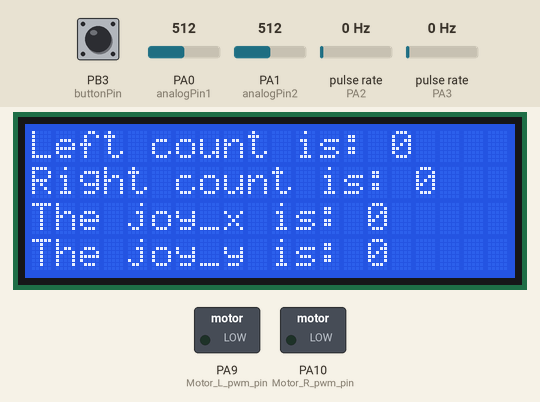
A sketch run on a simulated STM32 Blue Pill. Parts: 20×4 character LCD, switched loads named in the sketch (green lamp = pin HIGH). Wiring (inferred from the names in the program): 2 × pulse sensor: data PA2 / data PA3. Inputs (shaded band) come from the test bench; at power-on: pulse rate (sensors on PA2, PA3) 0 Hz, PB3 (buttonPin) HIGH, PA0 (analogPin1) = 512, PA1 (analogPin2) = 512.

Above: at 1.2 s.
1.3 s: pulse rate (sensor on PA2) set to 4 Hz
At 1.67 s:
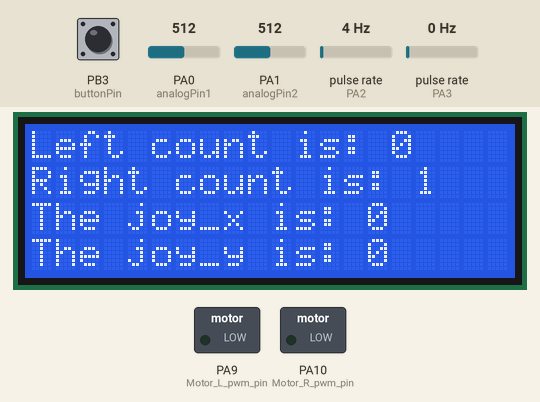
4.3 s: pulse rate (sensor on PA3) set to 4 Hz
At 4.9 s:
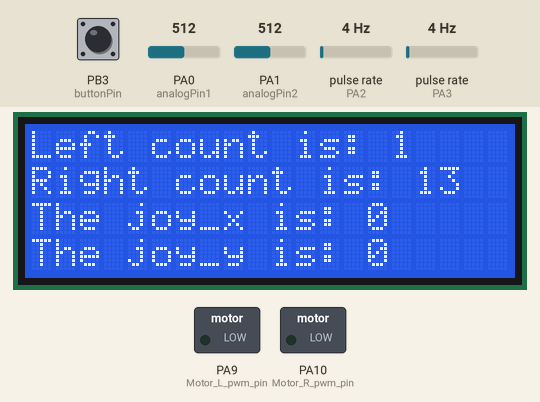
7.3 s: PB3 (buttonPin) pulled LOW for 0.15 s
At 7.81 s:
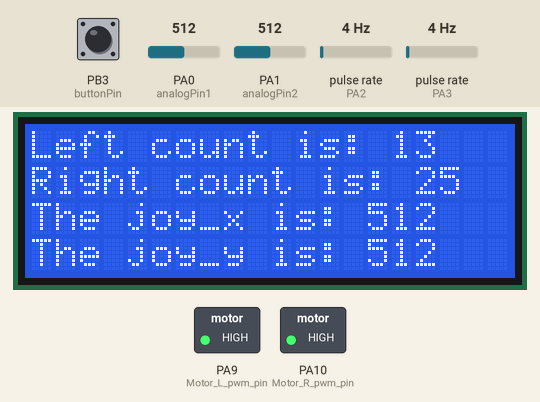
8.0 s: pulse rate (sensor on PA2) set to 50 Hz
At 8.77 s:
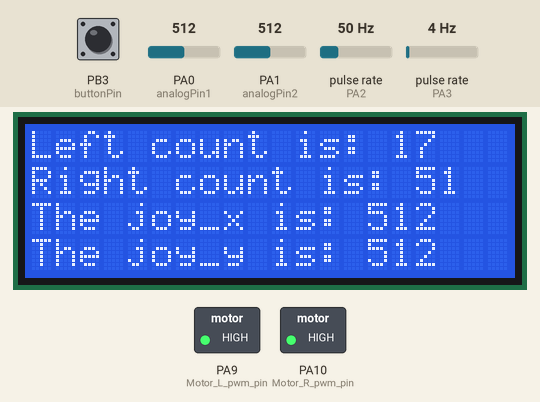
11.0 s: pulse rate (sensor on PA2) set to 150 Hz
At 11.33 s:
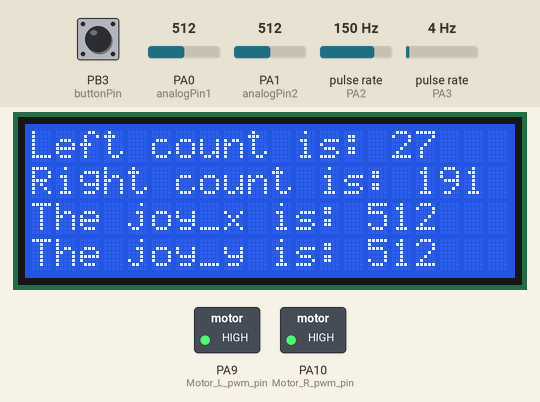
14.0 s: pulse rate (sensor on PA2) set to 196 Hz
At 14.54 s:
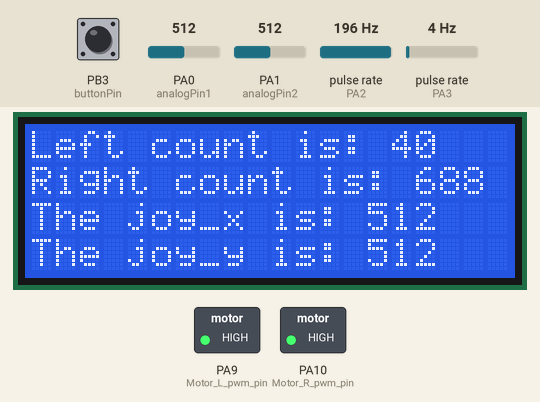
Timing chart, 0 to 17.0 s (numbered marks = the images above; inputs shaded):
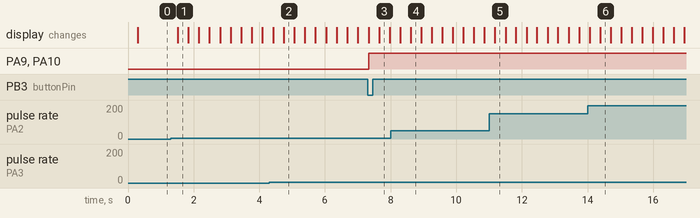

Measured:
- after the input at 1.3 s, the display: changes after 0.21 s (image 1)
- after the input at 7.3 s, PA9 (Motor_L_pwm_pin), PA10 (Motor_R_pwm_pin): LOW → HIGH at once

The sketch:

joy_stick_improvement.ino
```cpp
#include <LiquidCrystal.h>
#include <Math.h>
#define Motor_L_dir_pin       7
#define Motor_R_dir_pin       8
#define Motor_L_pwm_pin       9
#define Motor_R_pwm_pin       10
#define Encoder_PA1           23
#define Encoder_PA2           24
#define Encoder_Int5          3
#define Encoder_INT4          2

const int rs = 52, en = 53, d4 = 50, d5 = 51, d6 = 49, d7 = 48;
LiquidCrystal lcd(rs, en, d4, d5, d6, d7);
int analogPin1 = A0;   // potentiometer connected to analog pin 0
int analogPin2 = A1;
int y_akseli, x_pwm, pwm_R, pwm_L, dir_L, dir_R, joystick_y, joystick_x;
float x_akseli, val1, val2;
volatile int left_count = 0;
volatile int right_count = 0;
float joy_x, joy_y;

const byte buttonPin = 19;
bool isOn = false;

void interrut(){
  isOn = !isOn;
}
void l_rising(){
  left_count +=1;
}
void r_rising(){
  right_count +=1;
}

void setup() {

  pinMode(buttonPin, INPUT);
  pinMode(Encoder_INT4, INPUT);
  pinMode(Encoder_Int5, INPUT);
  attachInterrupt(digitalPinToInterrupt(19), interrut, FALLING);
  attachInterrupt(digitalPinToInterrupt(2), r_rising, RISING);
  attachInterrupt(digitalPinToInterrupt(3), l_rising, RISING);
  Serial.begin(9600);
  lcd.begin(20, 4);
}

void loop() {
  lcd.clear();
  if (isOn){
    joystick_y = analogRead(analogPin2);
    joystick_x = analogRead(analogPin1);

    // -1 to 1
    joy_y = ((float)joystick_y - 503.0f) / 503.0f;
    joy_x = ((float)joystick_x - 496.0f) / 496.0f;

    auto motor_1 = -joy_x + joy_y;
    auto motor_2 =  joy_x + joy_y;

    digitalWrite(Motor_L_pwm_pin, abs( motor_1 * 500.0f));
    digitalWrite(Motor_R_pwm_pin, abs( motor_2 * 500.0f));
    digitalWrite(Motor_L_dir_pin, motor_1 < 0.0f);
    digitalWrite(Motor_R_dir_pin, motor_2 < 0.0f);
    delay(30);
  }
  else{
    analogWrite(Motor_L_pwm_pin,0);
    analogWrite(Motor_R_pwm_pin,0);
    lcd.print(isOn);
  }
  lcd.setCursor(0, 0);
  lcd.print("Left count is: ");
  lcd.print(left_count);
  lcd.setCursor(0,1);
  lcd.print("Right count is: ");
  lcd.print(right_count);
  lcd.setCursor(0, 2);
  lcd.print("The joy_x is: ");
  lcd.print(joystick_x);
  lcd.setCursor(0,3);
  lcd.print("The joy_y is: ");
  lcd.print(joystick_y);
  delay(30);
  }
```
